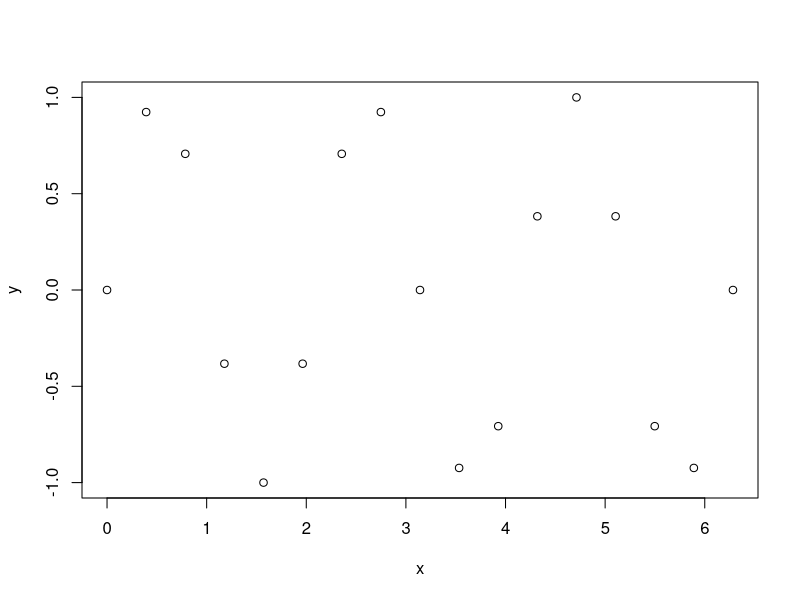
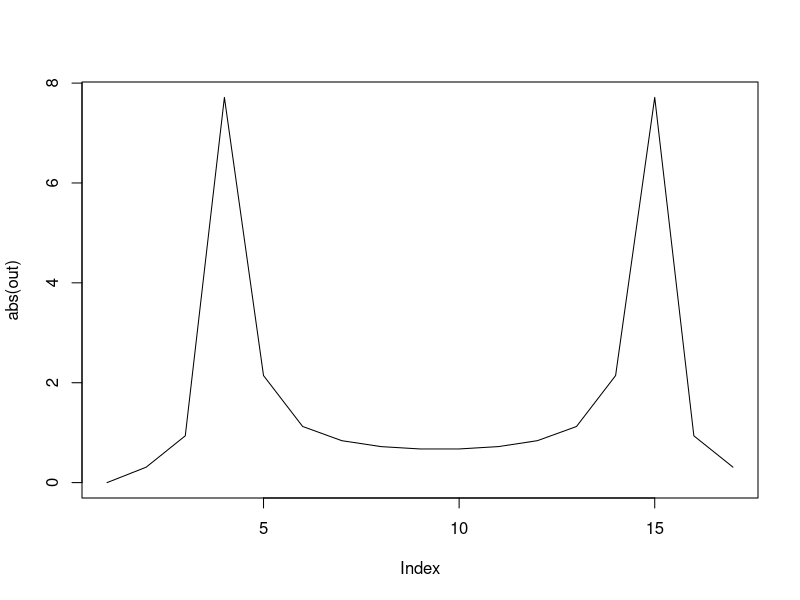
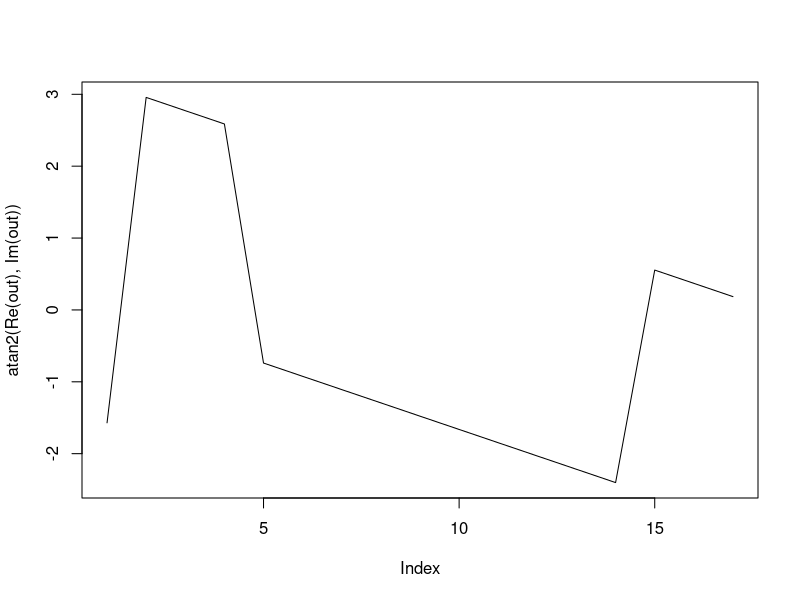

These figures' R source, in order:

frequency = 3
samples = 16;
ts = 1 / samples

x <- seq(0, samples, by=1) * (2 * pi / samples)
y <- sin(x * frequency)
n <- seq(0, samples, by=1)

freq <- samples / ts * n
freq

plot(x, y)

out <- fft(y)

plot(abs(out), type="l")
plot(atan2(Re(out), Im(out)), type="l")
#lines(abs(out))
